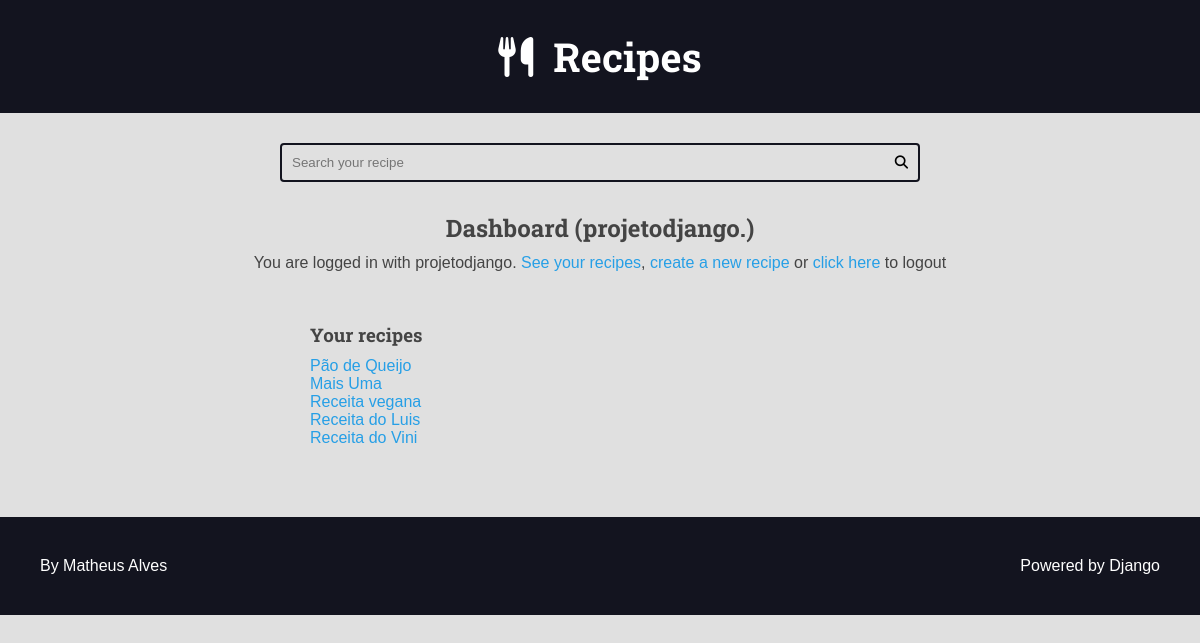
The app's page /authors/dashboard/ (signed in), older data.
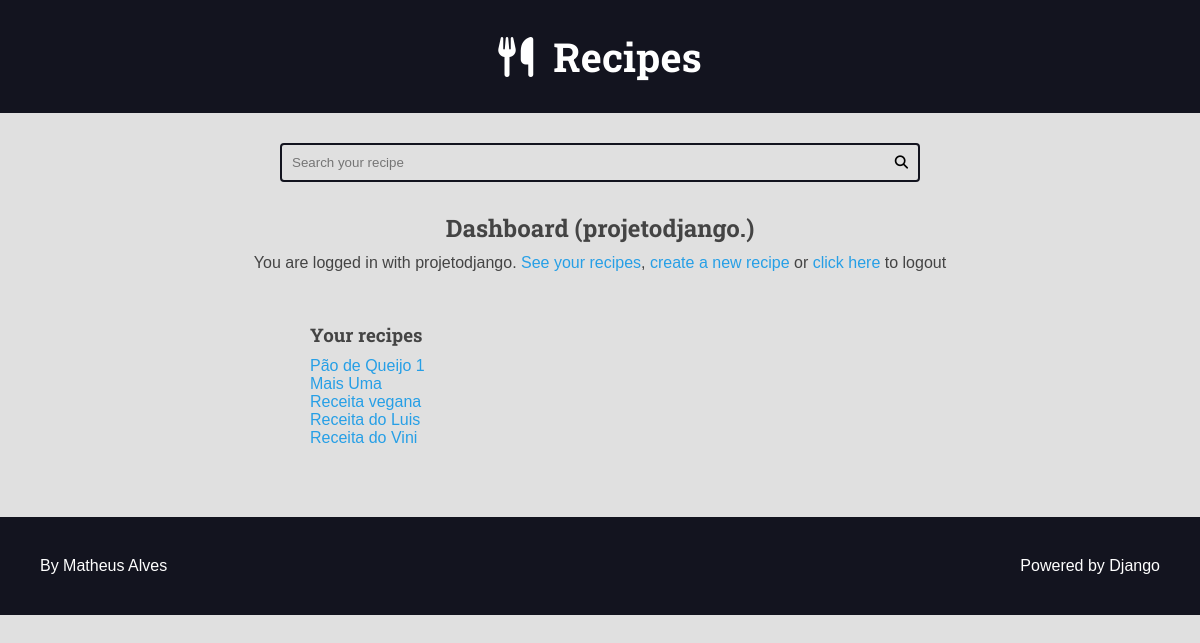
The same page, newer data.
### recipes/models.py (models this page shows, shortened)
class Recipe(models.Model):
    title = models.CharField(max_length=65)
    description = models.CharField(max_length=165)
    slug = models.SlugField(unique=True)
    preparation_time = models.IntegerField()
    preparation_time_unit = models.CharField(max_length=65)
    servings = models.IntegerField()
    servings_unit = models.CharField(max_length=65)
    preparation_steps = models.TextField()
    preparations_steps_is_html = models.BooleanField(default=False)
    created_at = models.DateTimeField(auto_now_add=True)
    updated_at = models.DateTimeField(auto_now=True)
    is_published = models.BooleanField(default=False)
    cover = models.ImageField(
        upload_to="recipes/covers/%Y/%m/%d", blank=True, default='')
    category = models.ForeignKey(
        Category, on_delete=models.SET_NULL, null=True, blank=True, default=None)
    author = models.ForeignKey(User, on_delete=models.SET_NULL, null=True)

### authors/views.py (the view)
# urls.py: path('dashboard/', views.dashboard, name='dashboard'),
@login_required(login_url='authors:login', redirect_field_name='next')
def dashboard(request):
    recipes = Recipe.objects.filter(
        is_published=False,
        author=request.user
    )
    return render(
        request,
        'authors/pages/dashboard.html',
        context={
            'recipes': recipes
        }
    )

### authors/templates/authors/pages/dashboard.html (shortened to what this page needs)
{% extends "global/base.html" %}
{% block content %}
    <div class="main-content center container">
        <h2>Dashboard ({{user}})</h2>
        {% include "authors/partials/login_message.html" %}
        <div class="authors-dashboard-container">
            <h3>Your recipes</h3>
            <ul>
                {% for recipe in recipes %}
                    <li>
                        <a href="{% url "authors:dashboard_recipe_edit" recipe.id %}">{{recipe.title}}</a>
                    </li>
                {% empty %}
                    <li>
                        <p>You do not have recipes, please create one</p>
                    </li>
                {% endfor %}
            </ul>
        </div>
    </div>
{% endblock content %}

Row changes from the older to the newer data that the page shows:
changed Recipe: title "Pão de Queijo" → "Pão de Queijo 1"
